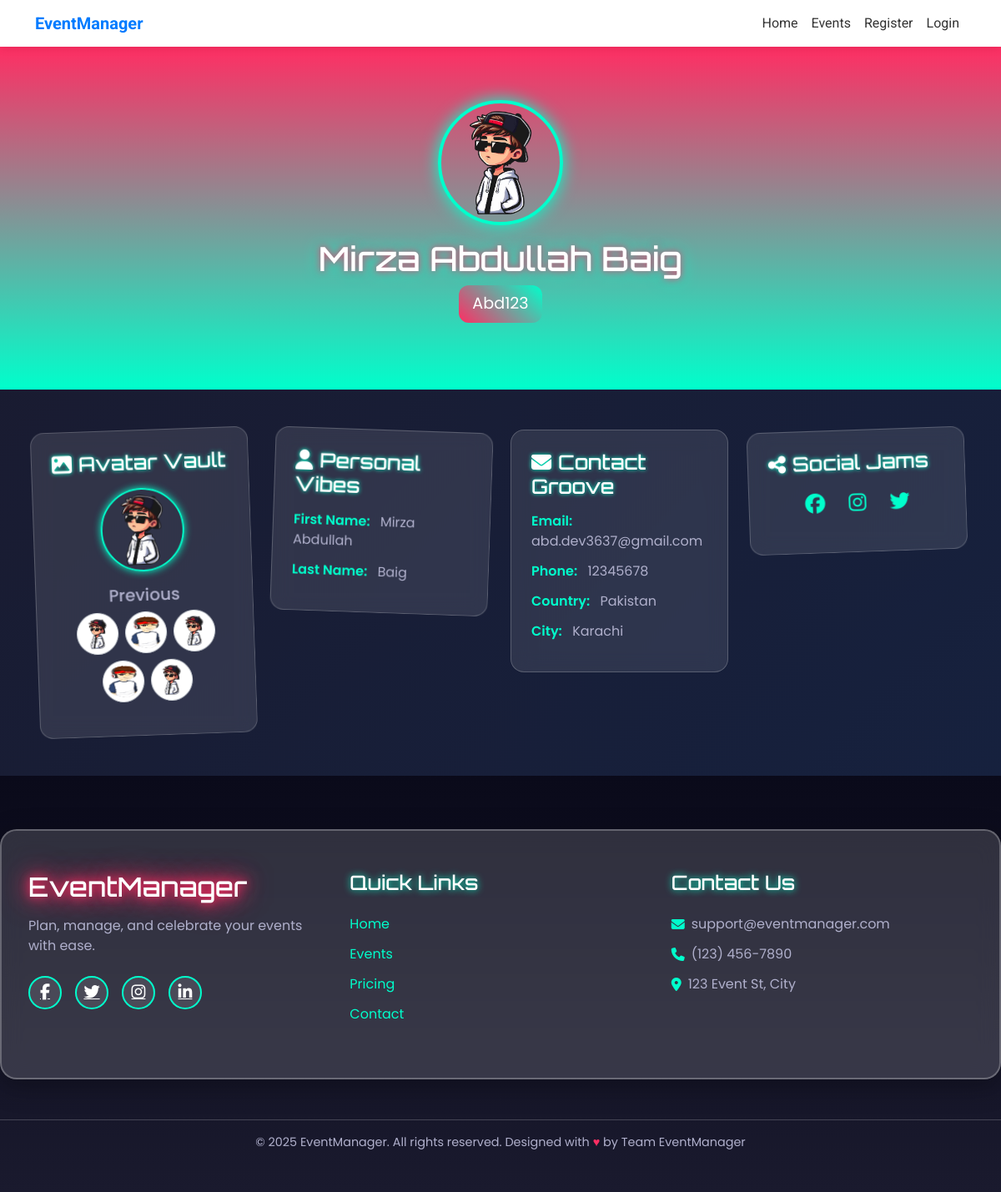
Screenshot of /user-profile/Abd123/ with the database file from the repository.
### MainApp/models.py (models this page shows, shortened)
class UserAvatar(models.Model):
    profile = models.ForeignKey(UserProfile, on_delete=models.CASCADE, related_name='avatars')
    avatar = models.ImageField(upload_to='avatars/', blank=True, null=True)
    uploaded_at = models.DateTimeField(auto_now_add=True)
    is_current = models.BooleanField(default=False)
    class Meta:
        ordering = ['-uploaded_at']

class UserProfile(models.Model):
    id = models.AutoField(primary_key=True)
    username = models.ForeignKey(User, on_delete=models.CASCADE)
    first_name = models.CharField(max_length=255, blank=True)
    last_name = models.CharField(max_length=255, blank=True)
    email = models.CharField(max_length=255, blank=True)
    phone = models.CharField(max_length=255, blank=True)
    country = models.CharField(max_length=255, blank=True)
    city = models.CharField(max_length=255, blank=True)
    facebook_link = models.CharField(max_length=255, blank=True)
    instagram_link = models.CharField(max_length=255, blank=True)
    twitter_link = models.CharField(max_length=255, blank=True)
    uploaded_at = models.DateTimeField(auto_now_add=True)

### MainApp/views.py (the view, shortened to what this page needs)
# urls.py: path('user-profile/<str:username>/', views.userProfile, name='user-profile'),
def userProfile(request, username):
    try:
        user = User.objects.get(username=username)
    except User.DoesNotExist:
        messages.error(request, 'User not found.')
        return redirect('home')  # Redirect to a home page or another appropriate page.
    try:
        profile = UserProfile.objects.get(username=user)
    except UserProfile.DoesNotExist:
        profile = None
    avatars = UserAvatar.objects.filter(profile=profile) if profile else []
    current_avatar = avatars.filter(is_current=True).first() if avatars else None
    previous_avatars = avatars.exclude(is_current=True) if avatars else []
    context = {
        'profile': profile,
        'username': username,
        'userdata': user,
        'user': request.user,
        'current_avatar': current_avatar,
        'previous_avatars': previous_avatars
    }
    return render(request, 'user-profile.html', context)

### templates/user-profile.html (shortened to what this page needs)
{% extends 'base.html' %}
{% load static %}
{% block extra_link %}
  <link rel="stylesheet" href="{% static 'css/user-profile.css' %}">
  <link rel="stylesheet" href="https://cdnjs.cloudflare.com/ajax/libs/font-awesome/5.15.4/css/all.min.css">
  <link href="https://cdn.jsdelivr.net/npm/aos@2.3.4/dist/aos.css" rel="stylesheet">
{% endblock %}
{% block content %}
<div class="user-profile-page">
  <header class="profile-header position-relative" data-aos="fade-down">
    <div class="container text-center">
      <div class="avatar-container">
        <img src="{% if current_avatar %}{{ current_avatar.avatar.url }}{% else %}{% static 'images/demo-user.png' %}{% endif %}" class="profile-avatar img-fluid rounded-circle" alt="User Avatar">
      </div>
      <h1 class="profile-name mt-3 neon-glitch" data-text="{{ userdata.first_name }} {{ userdata.last_name }}">{{ userdata.first_name }} {{ userdata.last_name }}</h1>
      <p class="username-badge neon-badge">{{ userdata.username }}</p>
    </div>
    <div class="retro-wave"></div>
  </header>
  <section class="profile-info py-5">
    <div class="container">
      <div class="row g-4">
        <div class="col-lg-3 col-md-6" data-aos="fade-up" data-aos-delay="100">
          <div class="holo-panel glass-panel" style="transform: rotate({% cycle '-2deg' '2deg' '0deg' %});">
            <h3 class="panel-title neon-subtitle"><i class="fas fa-image me-2"></i>Avatar Vault</h3>
            <div class="panel-content text-center">
              <div class="avatar-current mb-3">
                <img src="{% if current_avatar %}{{ current_avatar.avatar.url }}{% else %}{% static 'images/demo-user.png' %}{% endif %}" class="img-fluid rounded-circle" alt="Current Avatar" style="width: 100px; height: 100px;">
              </div>
              {% if user.is_authenticated and user.username == userdata.username %}
                <div class="avatar-previous mb-3">
                  {% if previous_avatars %}
                    {% for avatar in previous_avatars|slice:":5" %}
                      <img src="{{ avatar.avatar.url }}" class="img-thumbnail rounded-circle" alt="Previous Avatar" style="width: 50px; height: 50px;">
                    {% endfor %}
                  {% else %}
                    <p class="small text-muted">No previous avatars</p>
                  {% endif %}
                </div>
                <button class="btn neon-button btn-sm" data-bs-toggle="modal" data-bs-target="#editAvatarModal" data-bs-toggle="tooltip" data-bs-placement="top" title="Upload a new avatar">Change Avatar</button>
                {% if previous_avatars %}
                  <button class="btn neon-button btn-sm mt-2" data-bs-toggle="modal" data-bs-target="#viewPreviousAvatarsModal" data-bs-toggle="tooltip" data-bs-placement="top" title="View all previous avatars">Avatars Vault</button>
                {% endif %}
              {% else %}
                {% if previous_avatars %}
                  <h5 class="neon-subtitle">Previous</h5>
                  <div class="d-flex justify-content-center flex-wrap gap-2 mb-3">
                    {% for avatar in previous_avatars|slice:":5" %}
                      <img src="{{ avatar.avatar.url }}" class="img-thumbnail rounded-circle" alt="Previous Avatar" style="width: 50px; height: 50px;">
                    {% endfor %}
                  </div>
                {% else %}
                  <p class="small text-muted">No previous avatars available</p>
                {% endif %}
              {% endif %}
            </div>
          </div>
        </div>
        <div class="col-lg-3 col-md-6" data-aos="fade-up" data-aos-delay="200">
          <div class="holo-panel glass-panel" style="transform: rotate({% cycle '2deg' '0deg' '-2deg' %});">
            <h3 class="panel-title neon-subtitle"><i class="fas fa-user me-2"></i>Personal Vibes</h3>
            <div class="panel-content">
              <p><span class="info-label">First Name:</span> {{ userdata.first_name }}</p>
              <p><span class="info-label">Last Name:</span> {{ userdata.last_name }}</p>
            </div>
          </div>
        </div>
        <div class="col-lg-3 col-md-6" data-aos="fade-up" data-aos-delay="300">
          <div class="holo-panel glass-panel" style="transform: rotate({% cycle '0deg' '-2deg' '2deg' %});">
            <h3 class="panel-title neon-subtitle"><i class="fas fa-envelope me-2"></i>Contact Groove</h3>
            <div class="panel-content">
              <p><span class="info-label">Email:</span> {{ userdata.email }}</p>
              <p><span class="info-label">Phone:</span> {{ profile.phone|default:"N/A" }}</p>
              <p><span class="info-label">Country:</span> {{ profile.country|default:"N/A" }}</p>
              <p><span class="info-label">City:</span> {{ profile.city|default:"N/A" }}</p>
            </div>
          </div>
        </div>
        <div class="col-lg-3 col-md-6" data-aos="fade-up" data-aos-delay="400">
          <div class="holo-panel glass-panel" style="transform: rotate({% cycle '-2deg' '2deg' '0deg' %});">
            <h3 class="panel-title neon-subtitle"><i class="fas fa-share-alt me-2"></i>Social Jams</h3>
            <div class="panel-content text-center">
              <div class="social-links mb-3">
                {% if profile.facebook_link %}
                  <a href="{{ profile.facebook_link }}" target="_blank" class="social-icon" data-bs-toggle="tooltip" data-bs-placement="top" title="Facebook"><i class="fab fa-facebook"></i></a>
                {% endif %}
                {% if profile.instagram_link %}
                  <a href="{{ profile.instagram_link }}" target="_blank" class="social-icon" data-bs-toggle="tooltip" data-bs-placement="top" title="Instagram"><i class="fab fa-instagram"></i></a>
                {% endif %}
                {% if profile.twitter_link %}
                  <a href="{{ profile.twitter_link }}" target="_blank" class="social-icon" data-bs-toggle="tooltip" data-bs-placement="top" title="Twitter"><i class="fab fa-twitter"></i></a>
                {% endif %}
              </div>
            </div>
          </div>
        </div>
      </div>
    </div>
  </section>
</div>
{% endblock %}

### templates/base.html (shortened to what this page needs)
<!DOCTYPE html>
{% load static %}
<html lang="en">
<head>
    <link href="https://cdn.jsdelivr.net/npm/bootstrap@5.3.0/dist/css/bootstrap.min.css" rel="stylesheet">
    <link rel="stylesheet" href="https://cdnjs.cloudflare.com/ajax/libs/font-awesome/5.15.4/css/all.min.css">
    <link rel="stylesheet" href="{% static 'css/style.css' %}">
   <link rel="stylesheet" href="https://cdnjs.cloudflare.com/ajax/libs/font-awesome/6.5.0/css/all.min.css">
    {% block extra_link %}{% endblock %}
</head>
<body>
<nav class="navbar navbar-expand-lg navbar-light">
    <div class="container">
        <a class="navbar-brand" href="index.html">EventManager</a>
        <div class="collapse navbar-collapse" id="navbarNav">
            <ul class="navbar-nav ms-auto">
                <li class="nav-item"><a class="nav-link" href="{% url 'home' %}">Home</a></li>
                <li class="nav-item"><a class="nav-link" href="{% url 'events' %}">Events</a></li>
                {% if user.is_authenticated %}
                <li class="nav-item"><a class="nav-link" href="{% url 'dashboard' %}">Dashboard</a></li>
                <li class="nav-item"><a class="nav-link" href="{% url 'cart' %}">Cart</a></li>
                <li class="nav-item">
                    <a class="nav-link" href="{% url 'user-profile' request.user.username %}">Profile</a>
                </li>
                <li class="nav-item"><a class="nav-link" href="{% url 'logout' %}">Logout</a></li>
                {% else %}
                <li class="nav-item"><a class="nav-link" href="{% url 'register' %}">Register</a></li>
                <li class="nav-item"><a class="nav-link" href="{% url 'login' %}">Login</a></li>
                {% endif %}
            </ul>
        </div>
    </div>
</nav>
<main>
    {% block content %}
    {% endblock %}
  </main>
  <footer class="footer-container">
    <div class="container">
        <div class="row">
            <div class="col-md-4 brand" data-aos="fade-up">
                <h3 class="neon-heading neon-glitch" data-text="EventManager">EventManager</h3>
                <p>Plan, manage, and celebrate your events with ease.</p>
                <div class="social-icons">
                    <a href="#" class="neon-icon" data-aos="zoom-in" data-aos-delay="100">
                        <i class="fab fa-facebook-f"></i>
                    </a>
                    <a href="#" class="neon-icon" data-aos="zoom-in" data-aos-delay="200">
                        <i class="fab fa-twitter"></i>
                    </a>
                    <a href="#" class="neon-icon" data-aos="zoom-in" data-aos-delay="300">
                        <i class="fab fa-instagram"></i>
                    </a>
                    <a href="#" class="neon-icon" data-aos="zoom-in" data-aos-delay="400">
                        <i class="fab fa-linkedin-in"></i>
                    </a>
                </div>
            </div>
            <div class="col-md-4 links" data-aos="fade-up" data-aos-delay="100">
                <h4 class="neon-subheading">Quick Links</h4>
                <ul>
                    <li><a href="#" class="neon-link">Home</a></li>
                    <li><a href="#" class="neon-link">Events</a></li>
                    <li><a href="#" class="neon-link">Pricing</a></li>
                    <li><a href="#" class="neon-link">Contact</a></li>
                </ul>
            </div>
            <div class="col-md-4 contact" data-aos="fade-up" data-aos-delay="200">
                <h4 class="neon-subheading">Contact Us</h4>
                <p><i class="fas fa-envelope neon-icon"></i> support@eventmanager.com</p>
                <p><i class="fas fa-phone neon-icon"></i> (123) 456-7890</p>
                <p><i class="fas fa-map-marker-alt neon-icon"></i> 123 Event St, City</p>
            </div>
        </div>
    </div>
    <div class="bottom">
        <p>© 2025 EventManager. All rights reserved. Designed with <span class="neon-heart">♥</span> by Team EventManager</p>
    </div>
</footer>
</body>
</html>

### static/css/style.css (style rules this page uses)
body { font-family: "Roboto", sans-serif; background-color: #f8f9fa; color: #333; display: flex; flex-direction: column; min-height: 100vh; margin: 0; }
main { flex: 1; }
.navbar { background-color: #fff; box-shadow: 0 2px 10px rgba(0, 0, 0, 0.1); position: sticky; top: 0; z-index: 1000; }
.navbar-brand { font-weight: 700; color: #007bff; }
.nav-link { font-weight: 400; color: #333; }
.footer-container { --primary-color: #ff2e63; --secondary-color: #00ffcc; --dark-color: #1a1a2e; --text-color: #b0b0cc; --white: #ffffff; --shadow: 0 8px 32px rgba(0, 0, 0, 0.3); --transition: all 0.3s cubic-bezier(0.68, -0.55, 0.265, 1.55); --neon-glow: 0 0 12px #ff2e63, 0 0 24px #ff2e63, 0 0 36px #ff2e63; font-family: 'Poppins', sans-serif; color: var(--text-color); background: linear-gradient(180deg, #0a0a1a, var(--dark-color)); padding: 4rem 0 2rem; position: relative; overflow: hidden; }
.footer-container::before { content: ''; position: absolute; top: 0; left: 0; width: 100%; height: 100%; background: url('https://grainy-gradients.vercel.app/noise.svg'); opacity: 0.1; pointer-events: none; z-index: -1; }
.footer-container::after { content: ''; position: absolute; top: 0; left: 0; width: 100%; height: 100%; background: radial-gradient(circle at 50% 50%, rgba(255, 46, 99, 0.2), transparent 70%); opacity: 0.3; z-index: -1; }
.footer-container .container { background: rgba(255, 255, 255, 0.15); backdrop-filter: blur(15px); border: 2px solid rgba(255, 255, 255, 0.25); border-radius: 20px; padding: 3rem 2rem; box-shadow: var(--shadow); max-width: 1400px; width: 100%; }
.footer-container .neon-heading { font-family: 'Orbitron', sans-serif; font-size: 2rem; color: var(--white); text-shadow: var(--neon-glow); margin-bottom: 1rem; }
.footer-container .neon-subheading { font-family: 'Orbitron', sans-serif; font-size: 1.5rem; color: var(--white); text-shadow: 0 0 8px var(--secondary-color); margin-bottom: 1.5rem; }
.footer-container .brand p { font-size: 1rem; color: var(--text-color); margin-bottom: 1.5rem; }
.footer-container .social-icons { display: flex; gap: 1rem; }
.footer-container .neon-icon { display: flex; align-items: center; justify-content: center; width: 40px; height: 40px; background: rgba(255, 255, 255, 0.1); border: 2px solid var(--secondary-color); border-radius: 50%; color: var(--white); font-size: 1.2rem; transition: var(--transition); }
.footer-container .links ul { list-style: none; padding: 0; }
.footer-container .links li { margin-bottom: 0.75rem; }
.footer-container .neon-link { color: var(--secondary-color); text-decoration: none; font-size: 1rem; transition: var(--transition); }
.footer-container .contact p { font-size: 1rem; color: var(--text-color); margin-bottom: 0.75rem; display: flex; align-items: center; gap: 0.5rem; }
.footer-container .contact .neon-icon { font-size: 1rem; color: var(--secondary-color); width: auto; height: auto; border: none; background: none; }
.footer-container .bottom { text-align: center; margin-top: 3rem; padding-top: 1rem; border-top: 1px solid rgba(255, 255, 255, 0.2); }
.footer-container .bottom p { font-size: 0.9rem; color: var(--text-color); }
.footer-container .neon-heart { color: var(--primary-color); animation: heartPulse 1.5s infinite; }

### rows the page displays
UserAvatar: avatar (picture)
UserAvatar: avatar (picture)
UserAvatar: avatar (picture)
UserAvatar: avatar (picture)
UserAvatar: avatar (picture)
UserAvatar: avatar (picture)
UserProfile: phone "12345678", country "Pakistan", city "Karachi"

### other values shown
{{ userdata.first_name }} "Mirza Abdullah"
{{ userdata.last_name }} "Baig"
{{ userdata.username }} "Abd123"
{{ userdata.email }} "abd.dev3637@gmail.com"
